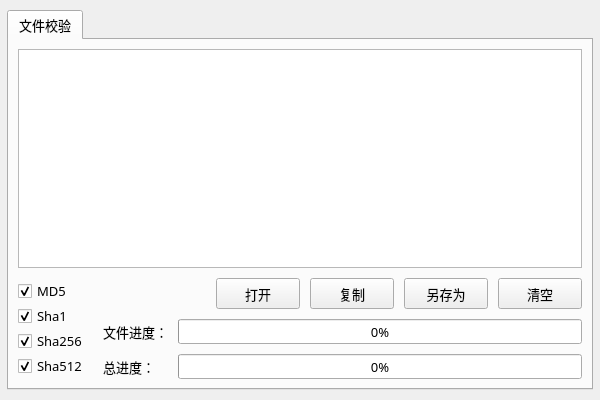
<?xml version="1.0" encoding="UTF-8"?>
<ui version="4.0">
 <class>HashForm</class>
 <widget class="QWidget" name="HashForm">
  <property name="geometry">
   <rect>
    <x>0</x>
    <y>0</y>
    <width>600</width>
    <height>400</height>
   </rect>
  </property>
  <property name="minimumSize">
   <size>
    <width>600</width>
    <height>400</height>
   </size>
  </property>
  <property name="acceptDrops">
   <bool>true</bool>
  </property>
  <property name="windowTitle">
   <string>Form</string>
  </property>
  <layout class="QHBoxLayout" name="horizontalLayout">
   <property name="spacing">
    <number>10</number>
   </property>
   <property name="leftMargin">
    <number>7</number>
   </property>
   <property name="topMargin">
    <number>10</number>
   </property>
   <property name="rightMargin">
    <number>7</number>
   </property>
   <property name="bottomMargin">
    <number>10</number>
   </property>
   <item>
    <widget class="QTabWidget" name="tabWidget">
     <property name="font">
      <font>
       <family>微软雅黑</family>
       <pointsize>10</pointsize>
      </font>
     </property>
     <property name="acceptDrops">
      <bool>false</bool>
     </property>
     <property name="currentIndex">
      <number>0</number>
     </property>
     <widget class="QWidget" name="tabFileCheck">
      <attribute name="title">
       <string>文件校验</string>
      </attribute>
      <layout class="QGridLayout" name="gridLayout">
       <property name="horizontalSpacing">
        <number>15</number>
       </property>
       <property name="verticalSpacing">
        <number>10</number>
       </property>
       <item row="3" column="1">
        <layout class="QHBoxLayout" name="horizontalLayout_2">
         <item>
          <widget class="QLabel" name="labelTotal">
           <property name="minimumSize">
            <size>
             <width>75</width>
             <height>0</height>
            </size>
           </property>
           <property name="maximumSize">
            <size>
             <width>75</width>
             <height>16777215</height>
            </size>
           </property>
           <property name="font">
            <font>
             <family>微软雅黑</family>
             <pointsize>10</pointsize>
            </font>
           </property>
           <property name="acceptDrops">
            <bool>false</bool>
           </property>
           <property name="text">
            <string>总进度：</string>
           </property>
          </widget>
         </item>
         <item>
          <widget class="QProgressBar" name="progressBarTotal">
           <property name="maximumSize">
            <size>
             <width>16777215</width>
             <height>25</height>
            </size>
           </property>
           <property name="font">
            <font>
             <family>微软雅黑</family>
             <pointsize>10</pointsize>
            </font>
           </property>
           <property name="acceptDrops">
            <bool>false</bool>
           </property>
           <property name="value">
            <number>0</number>
           </property>
          </widget>
         </item>
        </layout>
       </item>
       <item row="2" column="1">
        <layout class="QHBoxLayout" name="horizontalLayout_3">
         <item>
          <widget class="QLabel" name="labelFileProgress">
           <property name="minimumSize">
            <size>
             <width>75</width>
             <height>0</height>
            </size>
           </property>
           <property name="maximumSize">
            <size>
             <width>75</width>
             <height>16777215</height>
            </size>
           </property>
           <property name="font">
            <font>
             <family>微软雅黑</family>
             <pointsize>10</pointsize>
            </font>
           </property>
           <property name="acceptDrops">
            <bool>false</bool>
           </property>
           <property name="text">
            <string>文件进度：</string>
           </property>
          </widget>
         </item>
         <item>
          <widget class="QProgressBar" name="progressBarFile">
           <property name="maximumSize">
            <size>
             <width>16777215</width>
             <height>25</height>
            </size>
           </property>
           <property name="font">
            <font>
             <family>微软雅黑</family>
             <pointsize>10</pointsize>
            </font>
           </property>
           <property name="acceptDrops">
            <bool>false</bool>
           </property>
           <property name="value">
            <number>0</number>
           </property>
          </widget>
         </item>
        </layout>
       </item>
       <item row="0" column="0" colspan="2">
        <widget class="QPlainTextEdit" name="plainTextEdit">
         <property name="font">
          <font>
           <family>微软雅黑</family>
           <pointsize>10</pointsize>
          </font>
         </property>
         <property name="acceptDrops">
          <bool>false</bool>
         </property>
         <property name="plainText">
          <string/>
         </property>
        </widget>
       </item>
       <item row="1" column="1">
        <layout class="QHBoxLayout" name="horizontalLayout_1">
         <property name="spacing">
          <number>10</number>
         </property>
         <item>
          <spacer name="horizontalSpacer">
           <property name="acceptDrops">
            <bool>false</bool>
           </property>
           <property name="orientation">
            <enum>Qt::Orientation::Horizontal</enum>
           </property>
           <property name="sizeHint" stdset="0">
            <size>
             <width>40</width>
             <height>20</height>
            </size>
           </property>
          </spacer>
         </item>
         <item>
          <widget class="QPushButton" name="pushButtonOpen">
           <property name="minimumSize">
            <size>
             <width>84</width>
             <height>31</height>
            </size>
           </property>
           <property name="maximumSize">
            <size>
             <width>93</width>
             <height>31</height>
            </size>
           </property>
           <property name="font">
            <font>
             <family>微软雅黑</family>
             <pointsize>10</pointsize>
            </font>
           </property>
           <property name="acceptDrops">
            <bool>false</bool>
           </property>
           <property name="text">
            <string>打开</string>
           </property>
          </widget>
         </item>
         <item>
          <widget class="QPushButton" name="pushButtonCopy">
           <property name="minimumSize">
            <size>
             <width>84</width>
             <height>31</height>
            </size>
           </property>
           <property name="maximumSize">
            <size>
             <width>93</width>
             <height>31</height>
            </size>
           </property>
           <property name="font">
            <font>
             <family>微软雅黑</family>
             <pointsize>10</pointsize>
            </font>
           </property>
           <property name="acceptDrops">
            <bool>false</bool>
           </property>
           <property name="text">
            <string>复制</string>
           </property>
          </widget>
         </item>
         <item>
          <widget class="QPushButton" name="pushButtonSaveAs">
           <property name="minimumSize">
            <size>
             <width>84</width>
             <height>31</height>
            </size>
           </property>
           <property name="maximumSize">
            <size>
             <width>93</width>
             <height>31</height>
            </size>
           </property>
           <property name="font">
            <font>
             <family>微软雅黑</family>
             <pointsize>10</pointsize>
            </font>
           </property>
           <property name="acceptDrops">
            <bool>false</bool>
           </property>
           <property name="text">
            <string>另存为</string>
           </property>
          </widget>
         </item>
         <item>
          <widget class="QPushButton" name="pushButtonClear">
           <property name="minimumSize">
            <size>
             <width>84</width>
             <height>31</height>
            </size>
           </property>
           <property name="maximumSize">
            <size>
             <width>93</width>
             <height>31</height>
            </size>
           </property>
           <property name="font">
            <font>
             <family>微软雅黑</family>
             <pointsize>10</pointsize>
            </font>
           </property>
           <property name="acceptDrops">
            <bool>false</bool>
           </property>
           <property name="text">
            <string>清空</string>
           </property>
          </widget>
         </item>
        </layout>
       </item>
       <item row="1" column="0" rowspan="3">
        <layout class="QVBoxLayout" name="verticalLayout">
         <item>
          <widget class="QCheckBox" name="checkBoxMD5">
           <property name="font">
            <font>
             <family>微软雅黑</family>
             <pointsize>10</pointsize>
            </font>
           </property>
           <property name="acceptDrops">
            <bool>false</bool>
           </property>
           <property name="text">
            <string>MD5</string>
           </property>
           <property name="checked">
            <bool>true</bool>
           </property>
          </widget>
         </item>
         <item>
          <widget class="QCheckBox" name="checkBoxSha1">
           <property name="font">
            <font>
             <family>微软雅黑</family>
             <pointsize>10</pointsize>
            </font>
           </property>
           <property name="acceptDrops">
            <bool>false</bool>
           </property>
           <property name="text">
            <string>Sha1</string>
           </property>
           <property name="checked">
            <bool>true</bool>
           </property>
          </widget>
         </item>
         <item>
          <widget class="QCheckBox" name="checkBoxSha256">
           <property name="font">
            <font>
             <family>微软雅黑</family>
             <pointsize>10</pointsize>
            </font>
           </property>
           <property name="acceptDrops">
            <bool>false</bool>
           </property>
           <property name="text">
            <string>Sha256</string>
           </property>
           <property name="checked">
            <bool>true</bool>
           </property>
          </widget>
         </item>
         <item>
          <widget class="QCheckBox" name="checkBoxSha512">
           <property name="font">
            <font>
             <family>微软雅黑</family>
             <pointsize>10</pointsize>
            </font>
           </property>
           <property name="acceptDrops">
            <bool>false</bool>
           </property>
           <property name="text">
            <string>Sha512</string>
           </property>
           <property name="checked">
            <bool>true</bool>
           </property>
          </widget>
         </item>
        </layout>
       </item>
      </layout>
     </widget>
    </widget>
   </item>
  </layout>
 </widget>
 <resources/>
 <connections/>
</ui>
